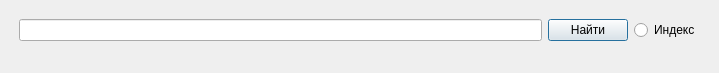
<?xml version="1.0" encoding="UTF-8"?>
<ui version="4.0">
 <class>Dialog</class>
 <widget class="QDialog" name="Dialog">
  <property name="geometry">
   <rect>
    <x>0</x>
    <y>0</y>
    <width>719</width>
    <height>73</height>
   </rect>
  </property>
  <property name="windowTitle">
   <string>Поиск</string>
  </property>
  <widget class="QWidget" name="horizontalLayoutWidget">
   <property name="geometry">
    <rect>
     <x>19</x>
     <y>10</y>
     <width>681</width>
     <height>41</height>
    </rect>
   </property>
   <layout class="QHBoxLayout" name="horizontalLayout">
    <item>
     <widget class="QLineEdit" name="searchEdit"/>
    </item>
    <item>
     <widget class="QPushButton" name="findButton">
      <property name="text">
       <string>Найти</string>
      </property>
     </widget>
    </item>
    <item>
     <widget class="QRadioButton" name="indexButton">
      <property name="text">
       <string>Индекс</string>
      </property>
     </widget>
    </item>
   </layout>
  </widget>
 </widget>
 <resources/>
 <connections/>
</ui>
